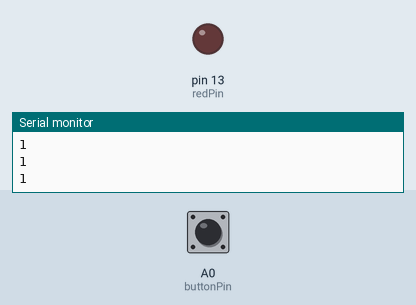
Simulated run of this sketch. Board: Arduino Uno, built with avr-gcc and run on an emulated ATmega328P. Parts: output pins drawn as LEDs (lit = HIGH), the last lines printed to the serial monitor. The test bench sets the inputs (shaded band); at power-on: A0 (buttonPin) HIGH.

Above: at 1.2 s.
1.3 s: A0 (buttonPin) pulled LOW for 0.25 s
At 1.7 s:
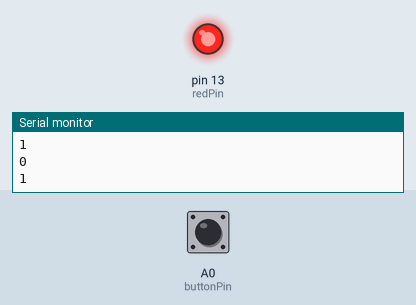
3.3 s: A0 (buttonPin) pulled LOW for 3.2 s
At 7.8 s:
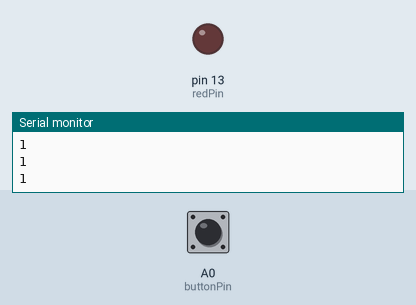
Timing chart, 0 to 9.3 s (numbered marks = the images above; inputs shaded):
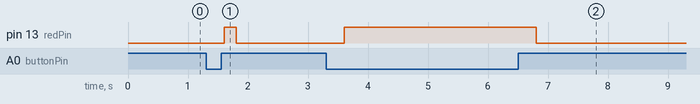

The sketch:

27_Understanding_Push_Buttons.ino
```cpp
int buttonPin = A0;
int buttonVal;
int redPin = 13;
int delayVal = 200;

void setup() {
  // put your setup code here, to run once:
  pinMode(buttonPin, INPUT);
  pinMode(redPin, OUTPUT);
  Serial.begin(9600);
}

void loop() {
  // put your main code here, to run repeatedly:
  buttonVal = digitalRead(buttonPin);
  Serial.println(buttonVal);
  delay(delayVal);

  if (buttonVal == 0) {
    digitalWrite(redPin, HIGH);
  } else {
    digitalWrite(redPin, LOW);
  }
}
```

Measured:
- after the input at 1.3 s, pin 13 (redPin): LOW → HIGH after 0.30 s, → LOW 0.20 s later
- after the input at 3.3 s, pin 13 (redPin): LOW → HIGH after 0.30 s, → LOW 3.2 s later
